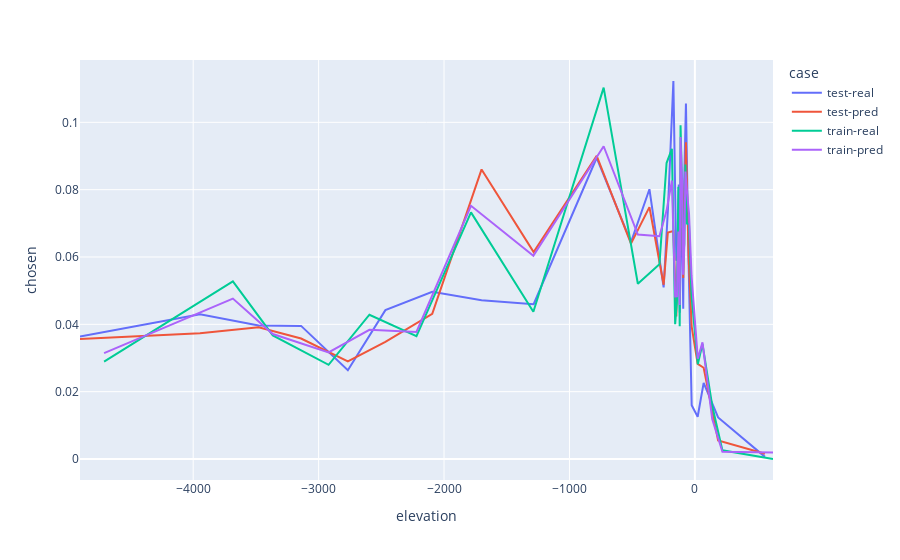

Here is the notebook cell this chart was saved with:
### Code cell
feature = 'elevation'
dataset = train
y = 'pred'
df1 = test.groupby(pd.qcut(test[feature], 30))[['chosen', feature]].mean().reset_index(drop=True)
df2 = test.groupby(pd.qcut(test[feature], 30))[['pred', feature]].mean().reset_index(drop=True).rename({'pred': 'chosen'}, axis=1)
df3 = train.groupby(pd.qcut(train[feature], 30))[['chosen', feature]].mean().reset_index(drop=True)
df4 = train.groupby(pd.qcut(train[feature], 30))[['pred', feature]].mean().reset_index(drop=True).rename({'pred': 'chosen'}, axis=1)
df1['case'] = 'test-real'
df2['case'] = 'test-pred'
df3['case'] = 'train-real'
df4['case'] = 'train-pred'
df = pd.concat([df1, df2, df3, df4])
px.line(df, x=feature, y='chosen', color='case')

### Figure 1 — Plotly figure (JSON) as saved in the notebook; plotly's stock layout.template omitted (floating-point values rounded to 4 significant figures)
{"data": [{"hovertemplate": "case=test-real<br>elevation=%{x}<br>chosen=%{y}<extra></extra>", "legendgroup": "test-real", "line": {"color": "#636efa", "dash": "solid"}, "marker": {"symbol": "circle"}, "mode": "lines", "name": "test-real", "orientation": "v", "showlegend": true, "type": "scatter", "x": [-4902.0, -3946.0, -3478.0, -3140.0, -2767.0, -2468.0, -2094.0, -1701.0, -1286.0, -782.9, -509.3, -362.4, -249.1, -215.5, -171.4, -148.1, -137.0, -128.4, -120.3, -112.4, -102.0, -92.97, -85.36, -71.27, -50.11, -25.54, 22.12, 70.04, 185.1, 558.9], "xaxis": "x", "y": [0.03639, 0.043, 0.03967, 0.03954, 0.02636, 0.04421, 0.04965, 0.04716, 0.04597, 0.08948, 0.06443, 0.08013, 0.05096, 0.0737, 0.1123, 0.05885, 0.06423, 0.08151, 0.04343, 0.06856, 0.068, 0.04465, 0.08222, 0.1056, 0.05832, 0.01594, 0.01255, 0.02263, 0.01233, 0.0006254], "yaxis": "y"}, {"hovertemplate": "case=test-pred<br>elevation=%{x}<br>chosen=%{y}<extra></extra>", "legendgroup": "test-pred", "line": {"color": "#EF553B", "dash": "solid"}, "marker": {"symbol": "circle"}, "mode": "lines", "name": "test-pred", "orientation": "v", "showlegend": true, "type": "scatter", "x": [-4902.0, -3946.0, -3478.0, -3140.0, -2767.0, -2468.0, -2094.0, -1701.0, -1286.0, -782.9, -509.3, -362.4, -249.1, -215.5, -171.4, -148.1, -137.0, -128.4, -120.3, -112.4, -102.0, -92.97, -85.36, -71.27, -50.11, -25.54, 22.12, 70.04, 185.1, 558.9], "xaxis": "x", "y": [0.03565, 0.03735, 0.03915, 0.0358, 0.029, 0.03481, 0.04313, 0.08601, 0.06144, 0.09003, 0.06397, 0.07481, 0.05176, 0.06729, 0.06772, 0.04232, 0.05743, 0.06753, 0.05456, 0.07735, 0.08336, 0.05376, 0.07086, 0.09411, 0.05998, 0.03933, 0.02826, 0.0271, 0.005509, 0.001542], "yaxis": "y"}, {"hovertemplate": "case=train-real<br>elevation=%{x}<br>chosen=%{y}<extra></extra>", "legendgroup": "train-real", "line": {"color": "#00cc96", "dash": "solid"}, "marker": {"symbol": "circle"}, "mode": "lines", "name": "train-real", "orientation": "v", "showlegend": true, "type": "scatter", "x": [-4710.0, -3684.0, -3365.0, -2920.0, -2595.0, -2220.0, -1785.0, -1288.0, -727.4, -454.7, -282.7, -225.7, -183.2, -157.3, -142.9, -131.7, -120.9, -114.2, -102.2, -94.3, -84.46, -75.51, -63.76, -46.88, -26.68, 23.29, 60.54, 138.2, 219.7, 622.8], "xaxis": "x", "y": [0.02891, 0.05274, 0.03672, 0.02796, 0.04285, 0.03647, 0.07326, 0.04375, 0.1103, 0.05205, 0.05785, 0.0879, 0.09215, 0.04006, 0.04712, 0.08086, 0.03944, 0.09913, 0.08075, 0.05969, 0.06391, 0.08746, 0.06995, 0.06972, 0.04842, 0.02816, 0.03416, 0.01585, 0.002571, 0], "yaxis": "y"}, {"hovertemplate": "case=train-pred<br>elevation=%{x}<br>chosen=%{y}<extra></extra>", "legendgroup": "train-pred", "line": {"color": "#ab63fa", "dash": "solid"}, "marker": {"symbol": "circle"}, "mode": "lines", "name": "train-pred", "orientation": "v", "showlegend": true, "type": "scatter", "x": [-4710.0, -3684.0, -3365.0, -2920.0, -2595.0, -2220.0, -1785.0, -1288.0, -727.4, -454.7, -282.7, -225.7, -183.2, -157.3, -142.9, -131.7, -120.9, -114.2, -102.2, -94.3, -84.46, -75.51, -63.76, -46.88, -26.68, 23.29, 60.54, 138.2, 219.7, 622.8], "xaxis": "x", "y": [0.03143, 0.04764, 0.03711, 0.03166, 0.03837, 0.03774, 0.0752, 0.06037, 0.0929, 0.06668, 0.06616, 0.07377, 0.08269, 0.0483, 0.04831, 0.06756, 0.04576, 0.09567, 0.08204, 0.05471, 0.06294, 0.08539, 0.07964, 0.07294, 0.05445, 0.02978, 0.03464, 0.01186, 0.002149, 0.001906], "yaxis": "y"}], "layout": {"legend": {"title": {"text": "case"}, "tracegroupgap": 0}, "margin": {"t": 60}, "xaxis": {"anchor": "y", "domain": [0, 1], "title": {"text": "elevation"}}, "yaxis": {"anchor": "x", "domain": [0, 1], "title": {"text": "chosen"}}}}
